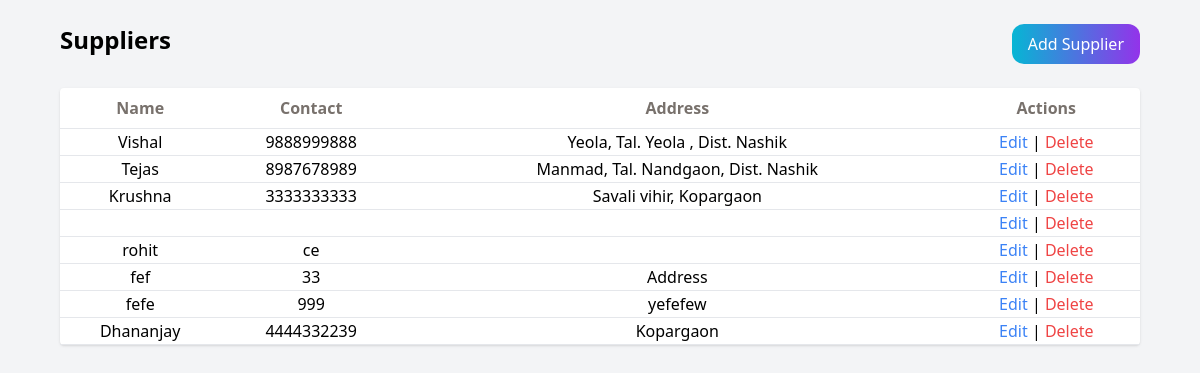
Before: /suppliers/ (signed in) with the older database file.
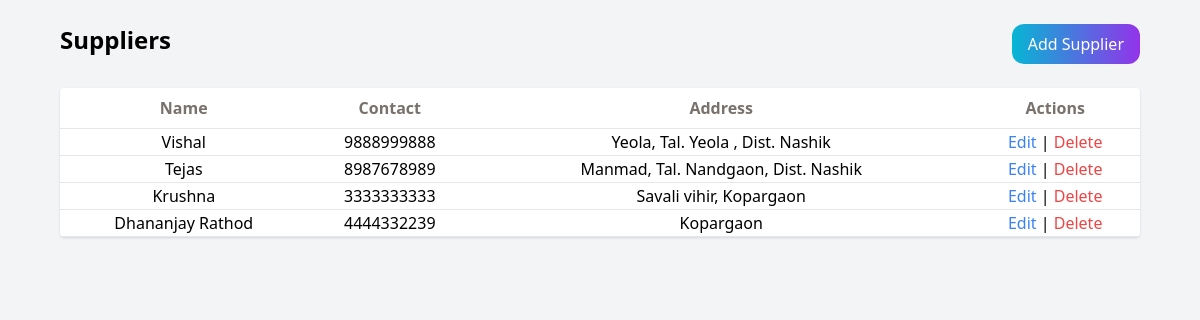
After: the same page with the newer database file.
### accounts/models.py (models this page shows, shortened)
class Supplier(models.Model):
    name = models.CharField(max_length=100)
    contact = models.CharField(max_length=15)
    address = models.TextField()

### accounts/views.py (the view)
# urls.py: path('suppliers/', views.supplier_list, name='supplier_list'),
@login_required
def supplier_list(request):
    suppliers = Supplier.objects.all()
    return render(request, 'suppliers/list.html', {'suppliers': suppliers})

### templates/suppliers/list.html (shortened to what this page needs)
<!DOCTYPE html>
<html>
<head>
    <script src="https://cdn.tailwindcss.com"></script>
</head>
<body class="bg-gray-100 p-6">
<div class="mx-9">
    <div class="flex justify-between mb-6">
        <h1 class="text-2xl font-bold">Suppliers</h1>
        <button onclick="openAddModal()"
            class="bg-gradient-to-r from-cyan-500 to-purple-600 text-white px-4 py-2 rounded-xl">
            Add Supplier
        </button>
    </div>
    <table class="w-full bg-white rounded shadow">
        <thead>
            <tr class="border-b text-stone-500">
                <th class="p-2">Name</th>
                <th class="p-2">Contact</th>
                <th class="p-2">Address</th>
                <th class="p-2">Actions</th>
            </tr>
        </thead>
        <tbody>
            {% for s in suppliers %}
            <tr class="border-b text-center">
                <td>{{ s.name }}</td>
                <td>{{ s.contact }}</td>
                <td>{{ s.address }}</td>
                <td>
                    <a onclick="openEditModal({{ s.id }}, '{{ s.name }}', '{{ s.contact }}', '{{ s.address }}')" class="text-blue-500 cursor-pointer">Edit</a> |
                    <a onclick="openDeleteModal({{ s.id }}, '{{ s.name }}')" class="text-red-500 cursor-pointer">Delete</a>
                </td>
            </tr>
            {% endfor %}
        </tbody>
    </table>
</div>
</body>
</html>

Changed rows visible on the page:
removed Supplier: name "rohit", contact "ce"
removed Supplier: name "fef", contact "33", address "Address"
removed Supplier: name "fefe", contact "999", address "yefefew"
changed Supplier "Kopargaon": name "Dhananjay" → "Dhananjay Rathod"
